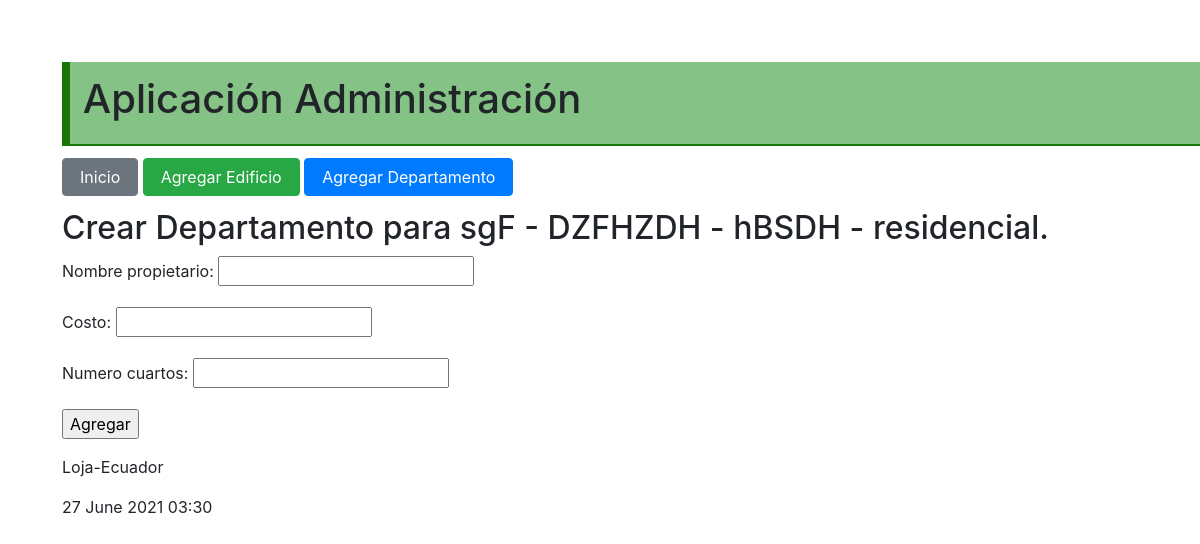
Page /crear/departamento/edificio/3 on the earlier database version.
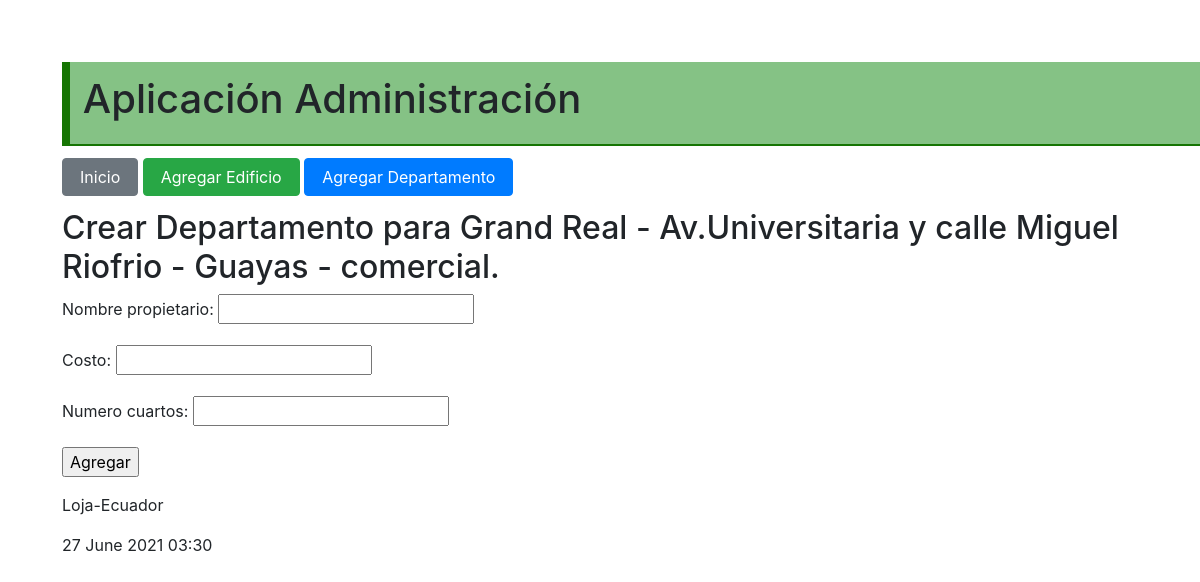
Same page on the later database version.
### administrativo/models.py (models this page shows, shortened)
class Edificio(models.Model):
    tipo_edificio = (
        ('residencial', 'Residencial'),
        ('comercial', 'Comercial'),
        )
    nombre = models.CharField(max_length=30)
    direccion = models.CharField(max_length=50)
    ciudad = models.CharField(max_length=30)
    tipo = models.CharField("Tipo Edificio",max_length=30, \
            choices=tipo_edificio)
    def __str__(self):
        return "%s - %s - %s - %s.\n" % (self.nombre,
                self.direccion,
                self.ciudad,
                self.tipo)

### administrativo/views.py (the view)
# urls.py: path('crear/departamento/edificio/<int:id>', views.crear_departamento_edificio,
def crear_departamento_edificio(request, id):
    edificio = Edificio.objects.get(pk=id)
    if request.method=='POST':
        formulario = EdificioDepartamentoForm(edificio, request.POST)
        print(formulario.errors)
        if formulario.is_valid():
            formulario.save()
            return redirect(index)
    else:
        formulario = EdificioDepartamentoForm(edificio)
    diccionario = {'formulario': formulario, 'edificio': edificio}
    return render(request, 'crearDepartamentoEdificio.html', diccionario)

### administrativo/forms.py (shortened to what this page needs)
class EdificioDepartamentoForm(ModelForm):
    def __init__(self, edificio, *args, **kwargs):
        super(EdificioDepartamentoForm, self).__init__(*args, **kwargs)
        self.initial['edificio'] = edificio
        self.fields['edificio'].widget = forms.widgets.HiddenInput()
    class Meta:
        model = Departamento
        fields = ['nombre_propietario','costo','numero_cuartos', 'edificio']

### administrativo/templates/crearDepartamentoEdificio.html (shortened to what this page needs)
{% extends "master.html" %}
{% block content %}
<h2>Crear Departamento para  {{edificio}}</h3>
<form action="" method="post">
  {{formulario.as_p}}
  <p><input type='submit' value='Agregar'/></p>
</form>
{% endblock %}

Differences in the rows shown:
changed Edificio: nombre+direccion+ciudad "sgF - DZFHZDH - hBSDH - residencial." → "Grand Real - Av.Universitaria y calle Miguel Riofrio - Guayas - comercial."
